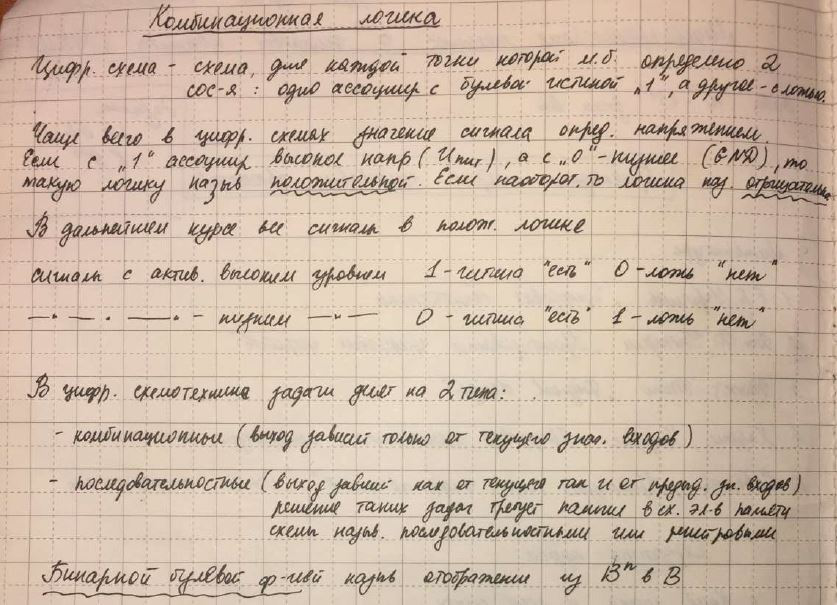
#> input picture data/Text1.png, 837 x 605 px
$ python -i LinesSegmentation.py   (imports and definitions only)   (older library calls are emulated)
#> lines starting #> are read from the running program, lines starting #| are printed output that depends on the picture
### src/WordSegmentation.py
import math
import cv2
import numpy as np


# [65 lines left out: functions wordSegmentation, prepareImg, not called in this run]


def createKernel(kernelSize, sigma, theta):
    "create anisotropic filter kernel according to given parameters"
    assert kernelSize % 2  # must be odd size
    halfSize = kernelSize // 2  # get integer-valued resize of division

    kernel = np.zeros([kernelSize, kernelSize])  # kernel
    sigmaX = sigma  # scale factor for X dimension
    sigmaY = sigma * theta  # theta - multiplication factor = sigmaX/sigmaY

    for i in range(kernelSize):
        for j in range(kernelSize):
            x = i - halfSize
            y = j - halfSize

            expTerm = np.exp(-x ** 2 / (2 * sigmaX) - y ** 2 / (2 * sigmaY))
            xTerm = (x ** 2 - sigmaX ** 2) / (2 * math.pi * sigmaX ** 5 * sigmaY)
            yTerm = (y ** 2 - sigmaY ** 2) / (2 * math.pi * sigmaY ** 5 * sigmaX)

            kernel[i, j] = (xTerm + yTerm) * expTerm

    kernel = kernel / np.sum(kernel)
    return kernel

### src/LinesSegmentation.py
import numpy as np # linear algebra
import pandas as pd # data processing, CSV file I/O (e.g. pd.read_csv)
import os
import math
import cv2
from scipy.signal import argrelmin
from WordSegmentation import createKernel


def lineSegmentation(img, kernelSize=25, sigma=11, theta=7):
    """Scale space technique for lines segmentation proposed by R. Manmatha:
	http://ciir.cs.umass.edu/pubfiles/mm-27.pdf
    Args:
		img: image of the text to be segmented on lines.
        kernelSize: size of filter kernel, must be an odd integer.
		sigma: standard deviation of Gaussian function used for filter kernel.
		theta: approximated width/height ratio of words, filter function is distorted by this factor.
		minArea: ignore word candidates smaller than specified area.
	Returns:
		List of lines (segmented input img)
	"""

    img_tmp = np.transpose(prepareTextImg(img))# image to be segmented (un-normalized)
    img_tmp_norm = normalize(img_tmp)
    k = createKernel(kernelSize, sigma, theta)
    imgFiltered = cv2.filter2D(img_tmp_norm, -1, k, borderType=cv2.BORDER_REPLICATE)
    img_tmp1 = normalize(imgFiltered)
    # Make summ elements in columns to get function of pixels value for each column
    summ_pix = np.sum(img_tmp1, axis = 0)
    smoothed = smooth(summ_pix, 35)
    mins = np.array(argrelmin(smoothed, order=2))
    found_lines = transpose_lines(crop_text_to_lines(img_tmp, mins[0]))
    return found_lines

def prepareTextImg(img):
    """ Convert given text image to grayscale image (if needed) and return it. """
    assert img.ndim in (2, 3)
    if img.ndim == 3:
        img = cv2.cvtColor(img, cv2.COLOR_BGR2GRAY)
    return (img)

def normalize(img):
    """ Normalize input image:
    img = (img[][]-mean)/ stddev
    using function: cv2.meanStdDev(src[, mean[, stddev[, mask]]]), returns: mean, stddev
    where: mean & stddev - numpy.ndarray[][] """
    (m, s) = cv2.meanStdDev(img)
    m = m[0][0]
    s = s[0][0]
    img = img - m
    img = img / s if s>0 else img
    return img

def smooth(x, window_len=11, window='hanning'):
    """ Image smoothing is achieved by convolving the image with a low-pass filter kernel.
    Such low pass filters as: ['flat', 'hanning', 'hamming', 'bartlett', 'blackman'] can be used
    It is useful for removing noise. It actually removes high frequency content
    (e.g: noise, edges) from the image resulting in edges being blurred when this is filter is applied."""
    if x.size < window_len:
        raise ValueError("Input vector needs to be bigger than window size.")
    if window_len<3:
        return x
    if not window in ['flat', 'hanning', 'hamming', 'bartlett', 'blackman']:
        raise ValueError("Window is on of 'flat', 'hanning', 'hamming', 'bartlett', 'blackman'")
    s = np.r_[x[window_len-1:0:-1],x,x[-2:-window_len-1:-1]]

    if window == 'flat': #moving average
        w = np.ones(window_len,'d')
    else:
        w = eval('np.'+window+'(window_len)')

    y = np.convolve(w/w.sum(),s,mode='valid')
    return y


def crop_text_to_lines(text, blanks):
    """ Splits the image with text into lines, according to the markup obtained from the created algorithm.
     Very first"""
    x1 = 0
    y = 0
    lines = []
    for i, blank in enumerate(blanks):
        x2 = blank
        line = text[:,  x1:x2]
        lines.append(line)
        x1 = blank
    print("Lines found: {0}".format(len(lines)))
    return lines


def transpose_lines(lines):
    res = []
    for l in lines:
        line = np.transpose(l)
        res.append(line)
    return res

>>> import cv2
>>> picture = cv2.imread('../data/Text1.png')
#> picture is the input picture: shape (605, 837, 3); mean B, G, R 166.4, 184, 204.5
>>> result = lineSegmentation(picture)
#> in prepareTextImg, `img = cv2.cvtColor(img, cv2.COLOR_BGR2GRAY)`:
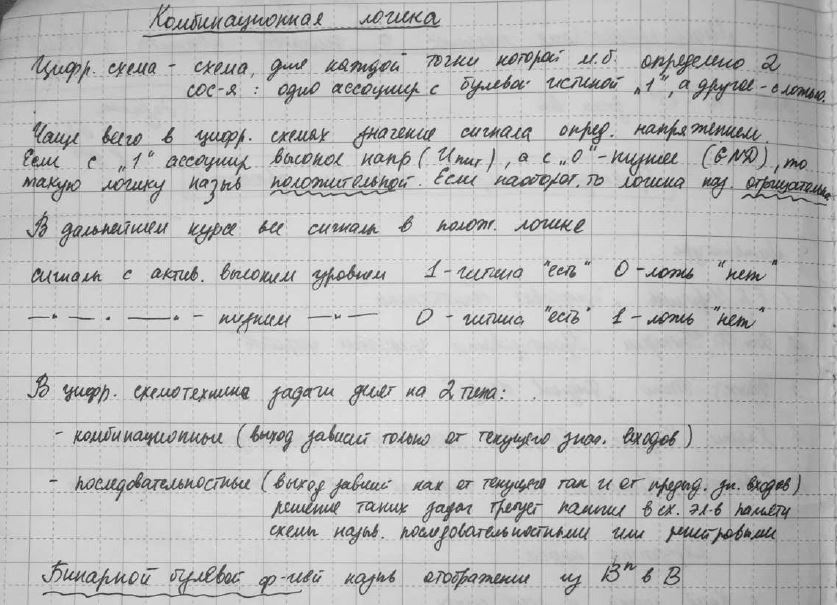
#> img: shape (605, 837); min 4, max 251, mean 188.2
#> in lineSegmentation, `img_tmp = np.transpose(prepareTextImg(img))# image to be segmented (un..`:
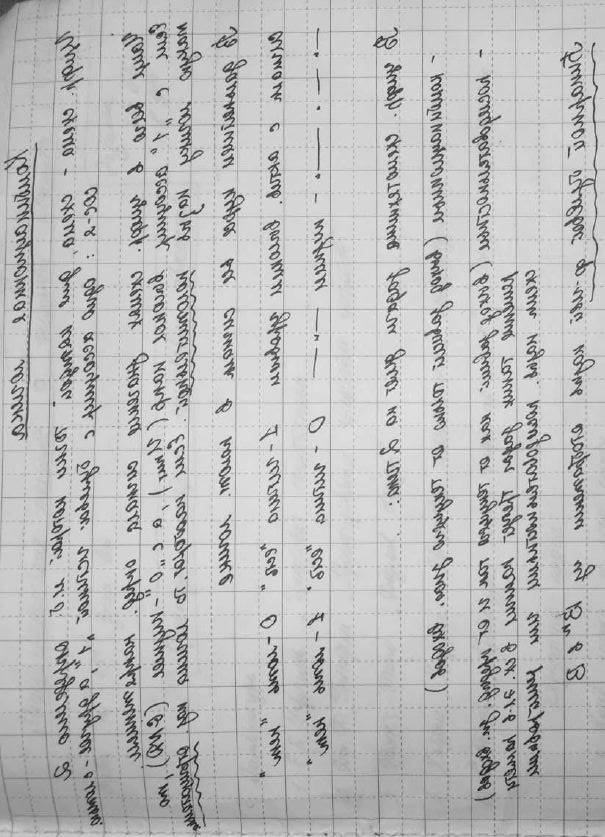
#> img_tmp: shape (837, 605); min 4, max 251, mean 188.2
#> in normalize, `(m, s) = cv2.meanStdDev(img)`: m = [188.2]; s = [34.2]
#> in normalize, `m = m[0][0]`: m = 188.2
#> in normalize, `s = s[0][0]`: s = 34.2
#> in lineSegmentation, `imgFiltered = cv2.filter2D(img_tmp_norm, -1, k, borderType=cv2.BORDER_..`:
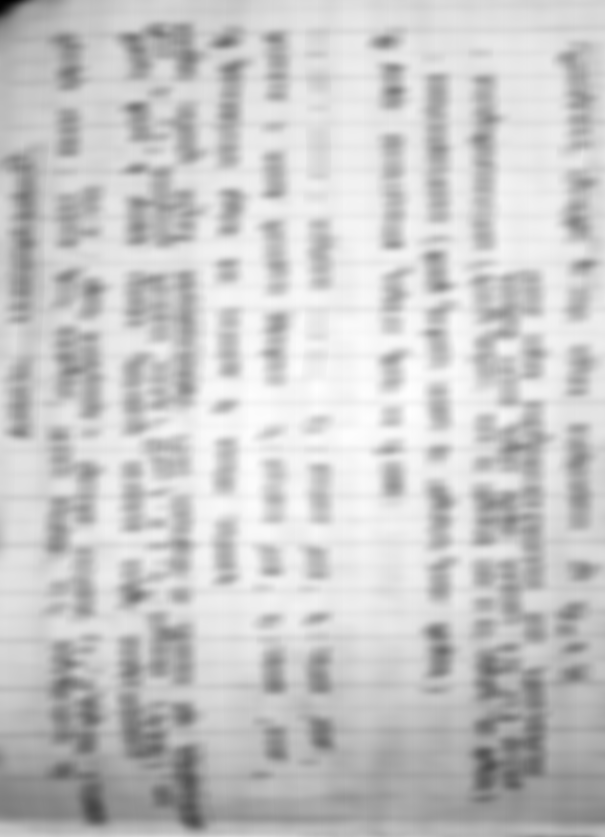
#> imgFiltered: shape (837, 605) float64; min -3.43, max 0.939, mean 0.00038; drawn with min black and max white
#> in lineSegmentation, `summ_pix = np.sum(img_tmp1, axis = 0)`: summ_pix = 605 values, max 761.4 at index 363, min -751.6 at index 63, mean -1.32e-13
#> in smooth, `s = np.r_[x[window_len-1:0:-1],x,x[-2:-window_len-1:-1]]`: s = 673 values, max 761.4 at index 397, min -751.6 at index 97, mean -31.87
#> in smooth, `y = np.convolve(w/w.sum(),s,mode='valid')`: y = 639 values, max 714.3 at index 377, min -653.7 at index 82, mean -10.52
#> in lineSegmentation, `smoothed = smooth(summ_pix, 35)`: smoothed has the same summary as y in smooth
#> the loop in crop_text_to_lines, `for i, blank in enumerate(blanks):` made 14 passes
#> (blank, x2, x1) on passes 1 to 12: (39, 39, 39), (82, 82, 82), (153, 153, 153), (176, 176, 176), (200, 200, 200), (245, 245, 245), (292, 292, 292), (337, 337, 337), (409, 409, 409), (455, 455, 455), (503, 503, 503), (527, 527, 527)
#> pass 1, in crop_text_to_lines, `line = text[:,  x1:x2]`:
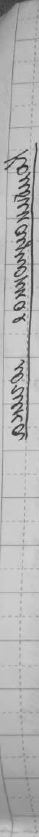
#> line: shape (837, 39); min 33, max 226, mean 180.2
#> pass 3, in crop_text_to_lines, `line = text[:,  x1:x2]`:
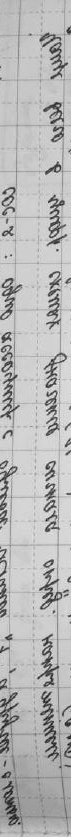
#> line: shape (837, 71); min 21, max 250, mean 183.6
#> after the loop in crop_text_to_lines, `for i, blank in enumerate(blanks):`: lines = 14 items
#| Lines found: 14
#> in transpose_lines, `res = []`: res = []
#> the loop in transpose_lines, `for l in lines:` made 14 passes
#> pass 1, in transpose_lines, `line = np.transpose(l)`:
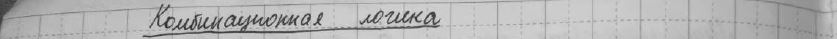
#> line: shape (39, 837); min 33, max 226, mean 180.2
#> pass 3, in transpose_lines, `line = np.transpose(l)`:
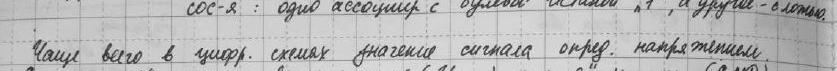
#> line: shape (71, 837); min 21, max 250, mean 183.6
#> after the loop in transpose_lines, `for l in lines:`: res = 14 items
#> result = 14 items

$ run again, on data/Text2.png
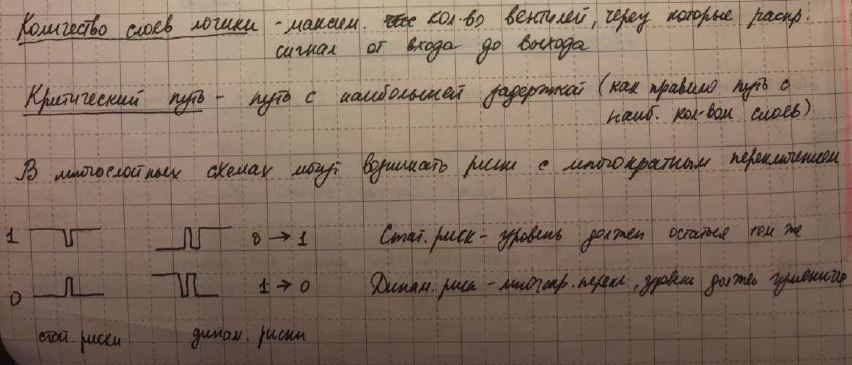
#> input picture data/Text2.png, 852 x 365 px
#> picture is the input picture: shape (365, 852, 3); mean B, G, R 99.2, 113.7, 133.7
#> in normalize, `(m, s) = cv2.meanStdDev(img)`: m = [118]; s = [33.58]
#> in normalize, `m = m[0][0]`: m = 118
#> in normalize, `s = s[0][0]`: s = 33.58
#> in lineSegmentation, `imgFiltered = cv2.filter2D(img_tmp_norm, -1, k, borderType=cv2.BORDER_..`:
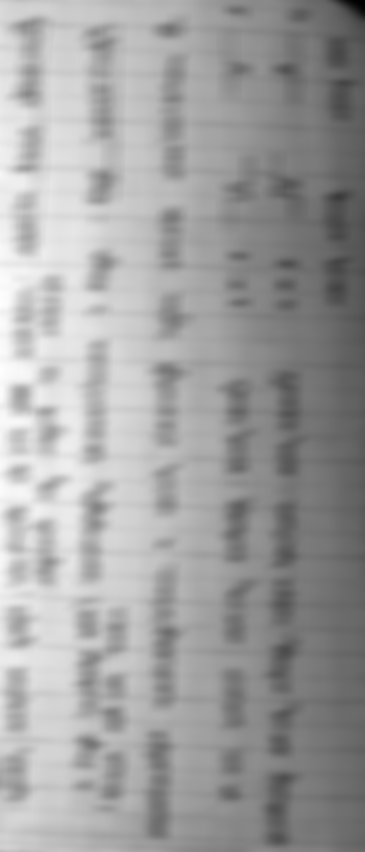
#> imgFiltered: shape (852, 365) float64; min -3.1, max 1.83, mean -5.57e-05; drawn with min black and max white
#> summ_pix = 365 values, max 1453.3 at index 0, min -1421.7 at index 364, mean -6.38e-13
#> in smooth, `s = np.r_[x[window_len-1:0:-1],x,x[-2:-window_len-1:-1]]`: s = 433 values, max 1453.3 at index 34, min -1421.7 at index 398, mean -22.91
#> y = 399 values, max 1302.6 at index 17, min -1362.6 at index 381, mean -8.62
#> smoothed has the same summary as y in smooth
#> mins = [[41, 116, 185, 257, 305, 381]]
#> the loop in crop_text_to_lines, `for i, blank in enumerate(blanks):` made 6 passes
#> (blank, x2, x1) on passes 1 to 6: (41, 41, 41), (116, 116, 116), (185, 185, 185), (257, 257, 257), (305, 305, 305), (381, 381, 381)
#> after the loop in crop_text_to_lines, `for i, blank in enumerate(blanks):`: lines = 6 items
#| Lines found: 6
#> in transpose_lines, `res = []`: res = []
#> the loop in transpose_lines, `for l in lines:` made 6 passes
#> pass 3, in transpose_lines, `line = np.transpose(l)`:
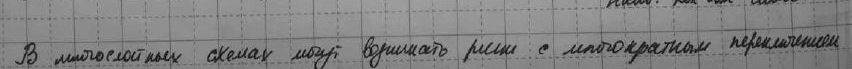
#> line: shape (69, 852); min 8, max 169, mean 128.6
#> after the loop in transpose_lines, `for l in lines:`: res = 6 items

$ run again, on data/Text3.png
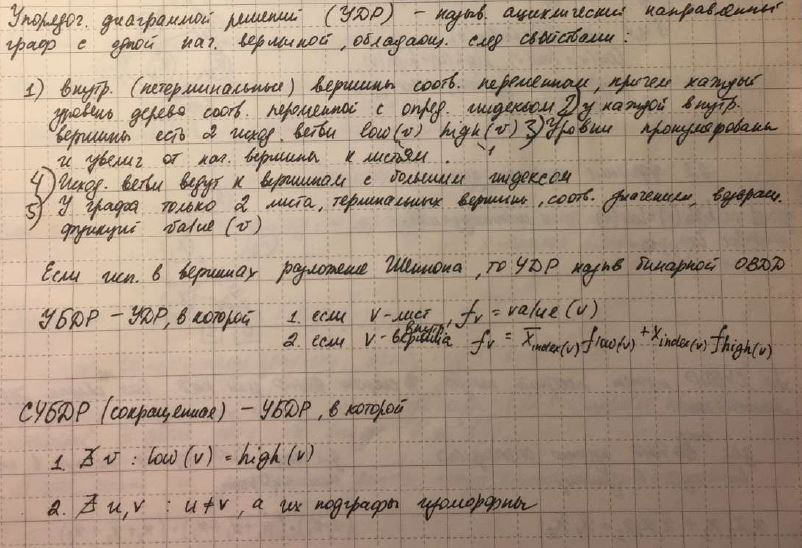
#> input picture data/Text3.png, 802 x 548 px
#> picture is the input picture: shape (548, 802, 3); mean B, G, R 130.3, 148.3, 168.5
#> in normalize, `(m, s) = cv2.meanStdDev(img)`: m = [152.3]; s = [38.64]
#> in normalize, `m = m[0][0]`: m = 152.3
#> in normalize, `s = s[0][0]`: s = 38.64
#> in lineSegmentation, `imgFiltered = cv2.filter2D(img_tmp_norm, -1, k, borderType=cv2.BORDER_..`:
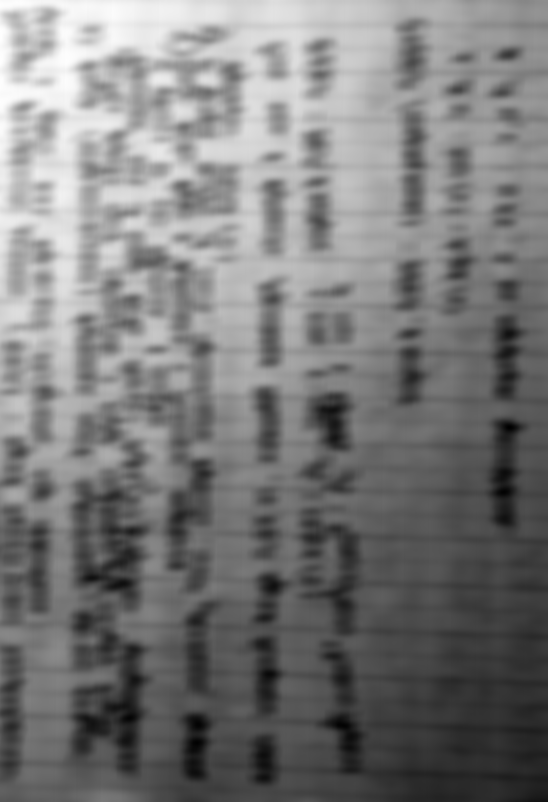
#> imgFiltered: shape (802, 548) float64; min -1.66, max 1.79, mean 0.000535; drawn with min black and max white
#> summ_pix = 548 values, max 836.7 at index 63, min -710.3 at index 508, mean 9e-12
#> in smooth, `s = np.r_[x[window_len-1:0:-1],x,x[-2:-window_len-1:-1]]`: s = 616 values, max 836.7 at index 97, min -710.3 at index 542, mean -3.66
#> y = 582 values, max 755.7 at index 80, min -654.3 at index 525, mean -0.675
#> smoothed has the same summary as y in smooth
#> the loop in crop_text_to_lines, `for i, blank in enumerate(blanks):` made 10 passes
#> (blank, x2, x1) on passes 1 to 8: (34, 34, 34), (57, 57, 57), (107, 107, 107), (145, 145, 145), (214, 214, 214), (287, 287, 287), (339, 339, 339), (429, 429, 429)
#> after the loop in crop_text_to_lines, `for i, blank in enumerate(blanks):`: lines = 10 items
#| Lines found: 10
#> in transpose_lines, `res = []`: res = []
#> the loop in transpose_lines, `for l in lines:` made 10 passes
#> pass 3, in transpose_lines, `line = np.transpose(l)`:
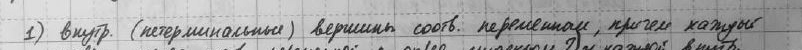
#> line: shape (50, 802); min 5, max 243, mean 166.7
#> after the loop in transpose_lines, `for l in lines:`: res = 10 items
